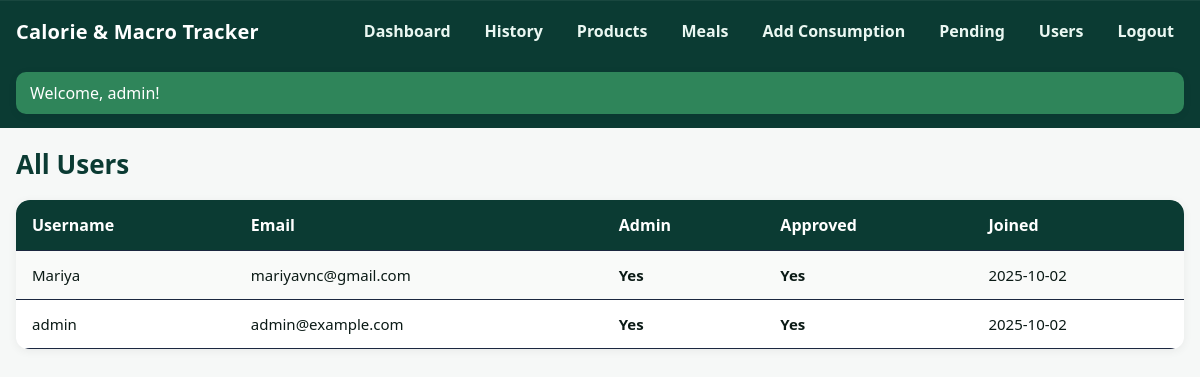
The app's page /admin/users (signed in) with its own data.
### app.py (models this page shows, shortened)
class User(db.Model, UserMixin):
    id = db.Column(db.Integer, primary_key=True)
    username = db.Column(db.String(80), unique=True, nullable=False)
    email = db.Column(db.String(120), unique=True, nullable=False)
    password_hash = db.Column(db.String(255), nullable=False)
    is_admin = db.Column(db.Boolean, default=False)
    is_approved = db.Column(db.Boolean, default=False)
    created_at = db.Column(db.DateTime, default=datetime.utcnow)
    products = db.relationship("Product", backref="user", lazy=True)
    meals = db.relationship("Meal", backref="user", lazy=True)
    consumptions = db.relationship("Consumption", backref="user", lazy=True)

### app.py (the view)
@app.route("/admin/users")
@admin_required
def admin_users():
    users = User.query.order_by(User.created_at.desc()).all()
    return render_template("admin_users.html", users=users)

### app.py (called while the page is built)
@login_manager.user_loader
def load_user(user_id):
    return User.query.get(int(user_id))

def admin_required(f):
    @wraps(f)
    def wrapper(*args, **kwargs):
        if not current_user.is_authenticated or not current_user.is_admin:
            flash("Admin access required.", "warning")
            return redirect(url_for("login"))
        return f(*args, **kwargs)
    return wrapper

### templates/admin_users.html (shortened to what this page needs)
{% extends "base.html" %}
{% block content %}
<div class="page-head">
  <h1>All Users</h1>
</div>
<div class="table-wrap">
  <table class="table">
    <thead>
      <tr>
        <th>Username</th>
        <th>Email</th>
        <th>Admin</th>
        <th>Approved</th>
        <th>Joined</th>
      </tr>
    </thead>
    <tbody>
      {% for u in users %}
      <tr>
        <td>{{ u.username }}</td>
        <td>{{ u.email }}</td>
        <td class="{{ 'status-yes' if u.is_admin else 'status-no' }}">{{ 'Yes' if u.is_admin else 'No' }}</td>
        <td class="{{ 'status-yes' if u.is_approved else 'status-no' }}">{{ 'Yes' if u.is_approved else 'No' }}</td>
        <td>{{ u.created_at.strftime('%Y-%m-%d') }}</td>
      </tr>
      {% endfor %}
    </tbody>
  </table>
</div>
{% endblock %}

### templates/base.html (shortened to what this page needs)
<!doctype html>
<html lang="en">
<head>
  <link rel="stylesheet" href="{{ url_for('static', filename='styles.css') }}">
</head>
<body>
  <header class="topbar">
    <div class="topbar-inner">
      <div class="brand">Calorie & Macro Tracker</div>
      <nav class="nav-links">
        {% if current_user.is_authenticated %}
          <a href="{{ url_for('dashboard') }}">Dashboard</a>
          <a href="{{ url_for('history') }}">History</a>
          <a href="{{ url_for('products') }}">Products</a>
          <a href="{{ url_for('meals') }}">Meals</a>
          <a href="{{ url_for('consumption_new') }}">Add Consumption</a>
          {% if current_user.is_admin %}
            <a href="{{ url_for('admin_pending') }}">Pending</a>
            <a href="{{ url_for('admin_users') }}">Users</a>
          {% endif %}
          <a href="{{ url_for('logout') }}">Logout</a>
        {% else %}
          <a href="{{ url_for('login') }}">Login</a>
          <a href="{{ url_for('signup') }}">Sign Up</a>
        {% endif %}
      </nav>
    </div>
    {% if current_user.is_authenticated %}
      <div class="welcome-bar">
        <div class="welcome-pill">
          Welcome, {{ current_user.name|default(current_user.username|default(current_user.email|default('User', true), true), true) }}!
        </div>
      </div>
    {% endif %}
  </header>
  <main class="container">
    {% block content %}{% endblock %}
  </main>
</body>
</html>

### static/styles.css (style rules this page uses)
:root { --bg:#0b1220; --card:#121a2b; --text:#e7ecf4; --muted:#9fb0d1; --accent:#6aa9ff; --danger:#ff7575; }
* { box-sizing: border-box; }
body { margin:0; font-family: system-ui, -apple-system, Segoe UI, Roboto, Helvetica, Arial, sans-serif; background:var(--bg); color:var(--text); }
a { color: var(--accent); text-decoration: none; }
.brand { font-weight:700; letter-spacing:0.4px; }
.container { max-width: 980px; margin: 24px auto; padding: 0 16px; }
.table { width:100%; border-collapse: collapse; background:var(--card); border-radius: 14px; overflow:hidden; }
.table th, .table td { padding:10px 12px; border-bottom:1px solid #1b2740; }
.table thead { background:#0f1729; }

### templates/base.html (style rules this page uses)
:root { --green-900:#0b3b33; --green-800:#0f5132; --bg:#f6f8f7; --card:#ffffff; --muted:#6b7280; --shadow:0 2px 10px rgba(0,0,0,.06); --radius:12px; }
html,body { height:100%; background:var(--bg); }
body { margin:0; font-family: system-ui, -apple-system, Segoe UI, Roboto, Helvetica, Arial, "Apple Color Emoji","Segoe UI Emoji"; color:#0b1a16; }
.topbar { background:var(--green-900); color:#fff; position:sticky; top:0; z-index:20; box-shadow:0 1px 0 rgba(255,255,255,.06) inset; }
.topbar-inner { max-width:1200px; margin:0 auto; padding:14px 16px; display:flex; align-items:center; justify-content:space-between; gap:12px; }
.brand { font-weight:800; letter-spacing:.2px; font-size:20px; }
.nav-links { display:flex; flex-wrap:wrap; gap:14px; }
.nav-links a { color:#eaf7f2; text-decoration:none; font-weight:600; padding:6px 10px; border-radius:8px; }
.welcome-bar { max-width:1200px; margin:10px auto 0; padding:0 16px 14px; }
.welcome-pill { background:#2f855a; color:#fff; padding:10px 14px; border-radius:10px; box-shadow:var(--shadow); }
.container { max-width:1200px; margin:18px auto 32px; padding:0 16px; }

### templates/admin_users.html (style rules this page uses)
.page-head { display:flex; align-items:center; justify-content:space-between; margin-bottom:18px; }
.page-head h1 { font-size:26px; font-weight:700; color:#0b3b33; margin:0; }
.table-wrap { background:#fff; border-radius:12px; box-shadow:0 2px 10px rgba(0,0,0,.06); overflow:hidden; }
table.table { width:100%; border-collapse:collapse; }
table.table thead { background:#0b3b33; color:#fff; text-align:left; }
table.table th, table.table td { padding:14px 16px; vertical-align:middle; }
table.table tbody tr:nth-child(odd) { background:#f9faf9; }
table.table td { color:#0b1a16; font-size:15px; }
.status-yes { color:#0f5132; font-weight:700; }

### records on screen
User: name "admin", username "admin", email "admin@example.com", is_admin "Yes", is_approved "Yes", created_at "2025-10-02"
User: username "Mariya", email "mariyavnc@gmail.com", is_admin "Yes", is_approved "Yes", created_at "2025-10-02"
